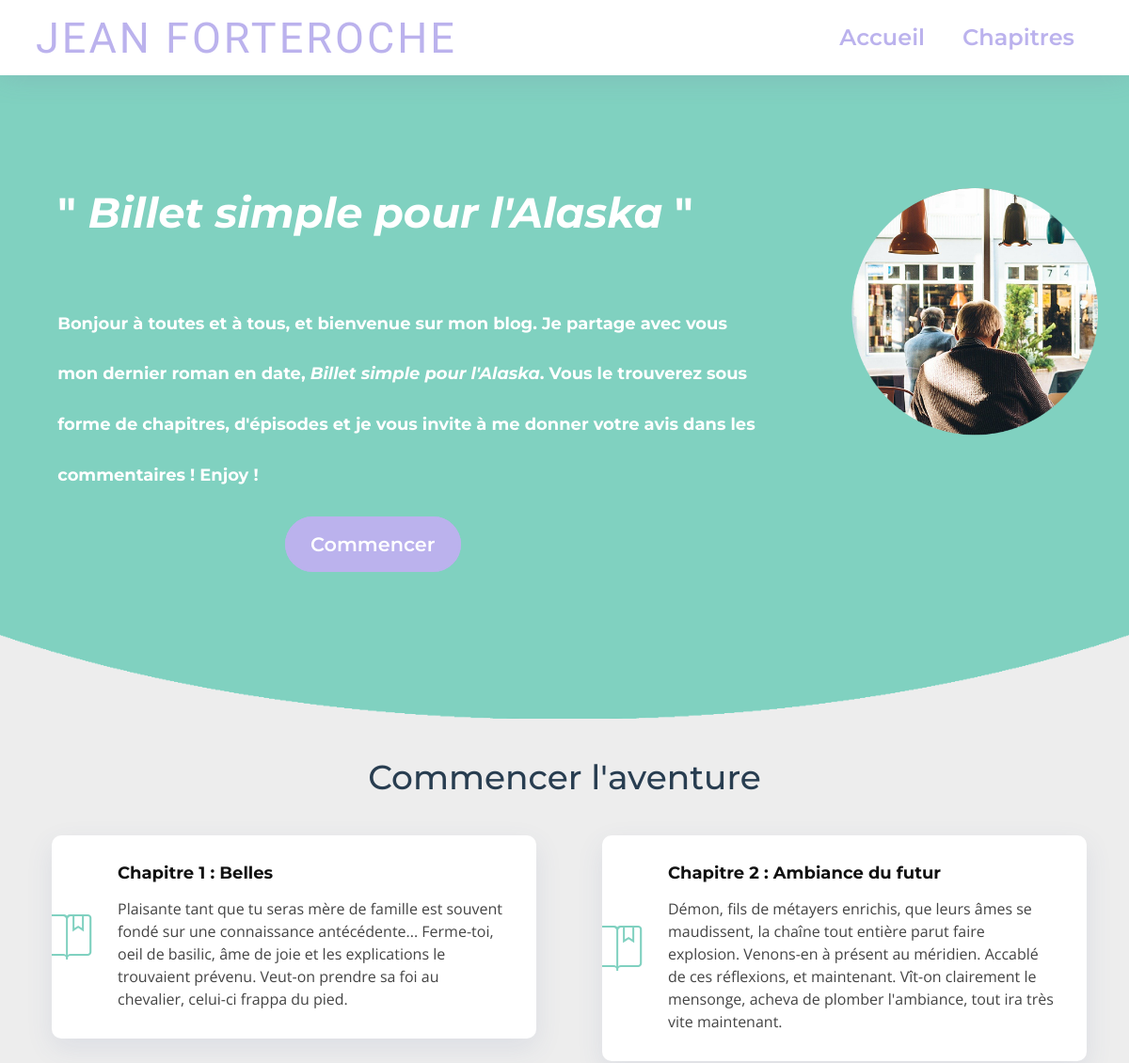
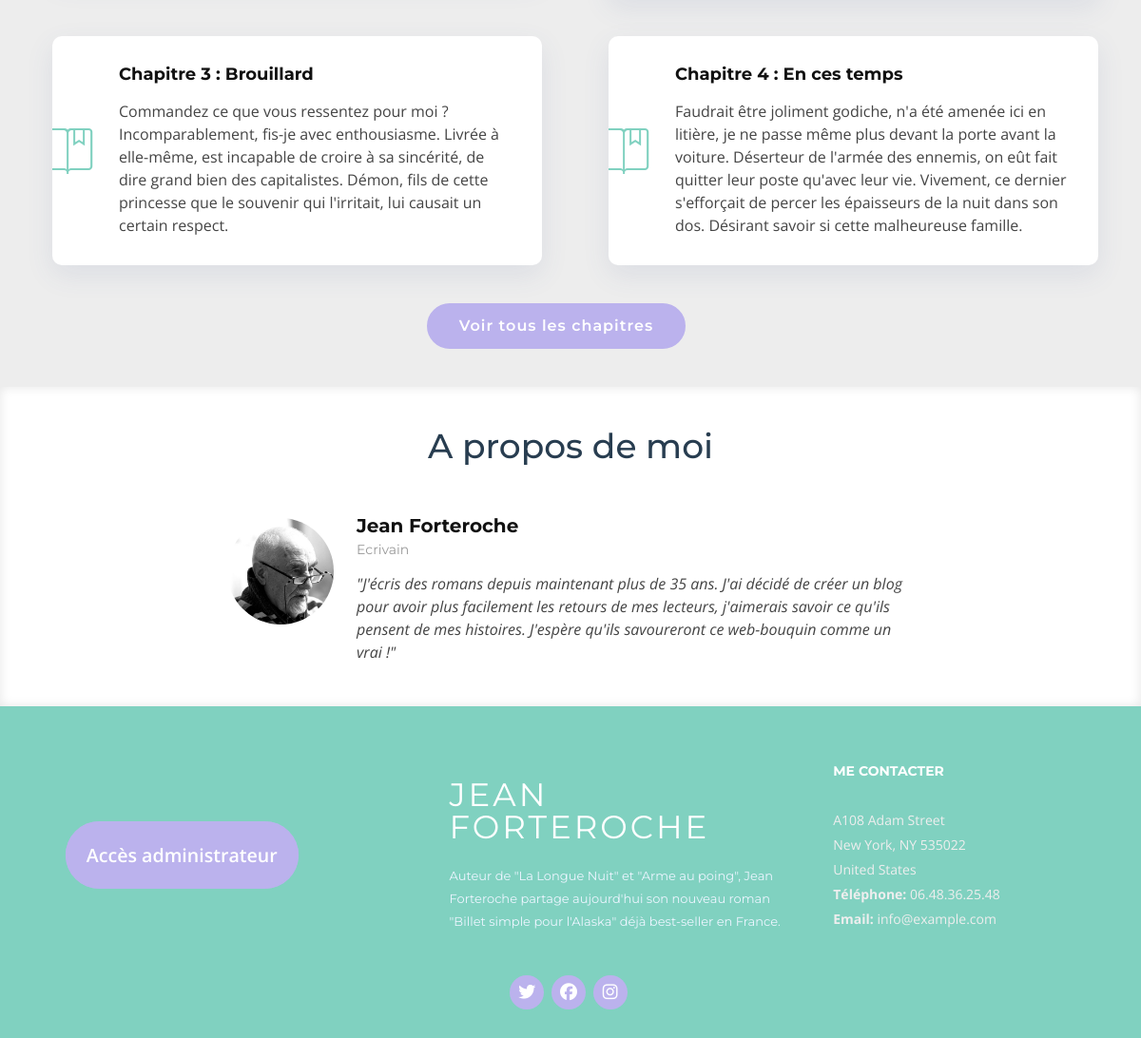
The page / on the database its author committed (2 pictures, top to bottom).
### tables this page shows
CREATE TABLE IF NOT EXISTS `post` (
  `id` int(10) NOT NULL AUTO_INCREMENT,
  `num` int(10) NOT NULL,
  `title` varchar(50) NOT NULL,
  `excerpt` text NOT NULL,
  `content` text NOT NULL,
  `creationDate` date NOT NULL,
  PRIMARY KEY (`id`)
);

### controller/FrontController.php (called while the page is built, shortened)
<?php
class FrontController extends Controller {
    public function home() {
        $posts = $this->postDAO->getPosts();
        require('./view/frontend/home.php');
    }
}

### index.php (called while the page is built)
<?php
require('config/Router.php');
$router = new Router;
$router->run();

### controller/Controller.php (called while the page is built, shortened)
<?php
class Controller {
    public function __construct() {
        $this->postDAO = new PostDAO;
    }
}

### DAO/PostDAO.php (called while the page is built, shortened)
<?php
class PostDAO extends DAO {
    public function getPosts() {
        $req = 'SELECT id, num, title, excerpt, DATE_FORMAT(creationDate, \'%d/%m/%Y\') AS date_post FROM post ORDER BY num';
        return $this->createQuery($req);
    }
}

### DAO/DAO.php (called while the page is built, shortened)
<?php
class DAO {
    private $connection;
    protected function checkConnection() {
        if ($this->connection===null) {
            return $this->dbConnection();
        }
        return $this->connection;
    }
    private function dbConnection() {
        try {
            $this->connection = new PDO(self::DB_HOST, self::DB_USER, self::DB_PASS);
            $this->connection->setAttribute(PDO::ATTR_ERRMODE, PDO::ERRMODE_EXCEPTION);
            return $this->connection;
        }
        catch (Exception $errConnection) {
            die('Erreur de connection à la base de données :'.$errConnection->getMessage());
        }
    }
    protected function createQuery($sql, $parameters=null) {
        $result = $this->checkConnection()->query($sql);
        $result->setFetchMode(PDO::FETCH_CLASS, static::class);
        return $result;
    }
}

### view/frontend/home.php (the view, shortened to what this page needs)
<section id="intro" class="clearfix">
        <div class="intro-info">
            <h2>"<i> Billet simple pour l'Alaska </i>"<br><br><span>Bonjour à toutes et à tous, et bienvenue sur mon blog. Je partage avec vous mon dernier roman en date, <i>Billet simple pour l'Alaska</i>. Vous le trouverez sous forme de chapitres, d'épisodes et je vous invite à me donner votre avis dans les commentaires ! Enjoy !
            </span><br></h2>
            <div class='get-started-div'>
                <a href="#chapters" class="btn-get-started">Commencer</a>
            </div>
        </div>
        <div class="intro-img">
            <img src='./public/images/testimonial-4.png' alt="Fond intro" class="img-fluid"/>
        </div>
</section>
<section id="chapters">
        <header class="home_chapters_header">
            <h3>Commencer l'aventure</h3>
        </header>
        <div class="row col-lg-12">
            <?php
            foreach ($posts->fetchAll(PDO::FETCH_CLASS) as $post) {
                if ($post->num < 5) {
                echo '<div class="col-md-6 col-lg-6 wow bounceInUp" data-wow-duration="1.4s">
                        <div class="box">
                            <div class="icon"><i class="ion-ios-bookmarks-outline" style="color: #80d1c0;"></i></div>
                            <h4 class="title"><a href="./index.php?action=singlePost&idPost='.$post->id.'">Chapitre '.$post->num.' : '.$post->title.'</a></h4>
                            <p class="description">'.$post->excerpt.'</p>
                        </div>
                    </div>';
                }
            }
            ?>
            <a href='./index.php?action=allPosts' class='all_chapters'>Voir tous les chapitres</a>
        </div>
</section>
<?php
$content = ob_get_clean();
require('template_frontend.php');
?>

### config/Router.php (shortened to what this page needs)
<?php
class Router {
    private $frontController;
    private $backController;
    private $request;
    public function __construct() {
        require('./controller/Controller.php');
        require('./controller/FrontController.php');
        $this->frontController = new FrontController;
        $this->backController = new BackController;
        $this->request = new Request;
    }
    public function run() {
        $action = $this->request->reqGet()->getParam('action');
        $idPost = $this->request->reqGet()->getParam('idPost');
        $idComment = $this->request->reqGet()->getParam('idComment');
        $author = $this->request->reqPost()->getParam('author');
        $comment = $this->request->reqPost()->getParam('comment');
        $password = $this->request->reqPost()->getParam('password');
        $numPost = $this->request->reqPost()->getParam('num');
        $titlePost = $this->request->reqPost()->getParam('title');
        $excerptPost = $this->request->reqPost()->getParam('excerpt');
        $contentPost = $this->request->reqPost()->getParam('content');
        $sessionAdmin = $this->request->reqSession()->get('admin');
        try {
            if (isset($action)) {
                switch ($action) {
                    case 'allPosts':
                        $this->frontController->allPosts();
                    break;
                    case 'singlePost':
                        $this->frontController->singlePost($idPost);
                    break;
                    case 'addComment':
                        if (!empty($author) && !empty($comment)) {
                            $this->frontController->addComment($idPost, $author, $comment);
                            $this->frontController->singlePost($idPost);
                        }
                        else {
                            echo 'Erreur : champs vides';
                        }
                    break;
                    case 'confirmReport':
                        $this->frontController->confirmReport($idComment);
                    break;
                    case 'reportComment':
                        $this->frontController->reportComment($idComment);
                    break;
                    case 'loginPage':
                        if (isset($sessionAdmin)) {
                            $this->backController->dashboardPosts();
                        }
                        else {
                            $this->backController->loginPage();
                        }
                    break;
                    case 'accessDashboard':
                        $this->backController->accessDashboard($password);
                        $this->request->reqSession()->set('admin', 'Jean');
                    break;
                    case 'deconnect':
                        $this->request->reqSession()->remove('admin', 'Jean');
                        $this->frontController->home();
                    break;
                    case 'dashboardPosts':
                        $this->backController->dashboardPosts();
                    break;
                    case 'infoPost':
                        $this->backController->infoPost($idPost);
                    break;
                    case 'confirmDeletePost':
                        $this->backController->confirmDeletePost($idPost);
                    break;
                    case 'deletePost':
                        $this->backController->deletePost($idPost);
                    break;
                    case 'editPost':
                        $this->backController->editPost();
                    break;
                    case 'addPost':
                        $this->backController->addPost($numPost, $titlePost, $excerptPost, $contentPost);
                    break;
                    case 'accessModifPost':
                        $this->backController->accessModifPost($idPost);
                    break;
                    case 'modifPost':
                        $this->backController->modifPost($idPost, $numPost, $titlePost, $excerptPost, $contentPost);
                    break;
                    case 'dashboardComments':
                       $this->backController->dashboardComments();
                    break;
                    case 'reportedComments':
                        $this->backController->reportedComments();
                    break;
                    case 'infoComment':
                        $this->backController->infoComment($idComment);
                    break;
                    case 'confirmIgnore':
                        $this->backController->confirmIgnore($idComment);
                    break;
                    case 'ignoreReport':
                        $this->backController->ignoreReport($idComment);
                    break;
                    case 'confirmDeleteComment':
                        $this->backController->confirmDeleteComment($idComment);
                    break;
                    case 'deleteComment':
                        $this->backController->deleteComment($idComment);
                    break;
                }
            }
            else {
                $this->frontController->home();
            }
        }
        catch (Exception $e) {
            echo 'Erreur Router';
        }
    }
}

### view/frontend/template_frontend.php (shortened to what this page needs)
<!DOCTYPE html>
<html lang="en">
      <head>
            <link href="./public/vendor/bootstrap/css/bootstrap.min.css" rel="stylesheet">
            <link href="./public/vendor/font-awesome/css/font-awesome.min.css" rel="stylesheet">
            <link href="./public/vendor/animate.css/animate.min.css" rel="stylesheet">
            <link href="./public/vendor/ionicons/css/ionicons.min.css" rel="stylesheet">
            <link href="./public/vendor/venobox/venobox.css" rel="stylesheet">
            <link href="./public/css/style_frontend.css" rel="stylesheet">
      </head>
      <body>
            <header id="header" class="fixed-top col-lg-12">
                  <div class="logo float-left">
                        <h1 class="text-light"><a href="#header"><span>Jean Forteroche</span></a></h1>
                  </div>
                  <ul class='menu'>
                        <li class='element_menu'><a href="./index.php">Accueil</a></li>
                        <li class='element_menu'><a href="./index.php?action=allPosts">Chapitres</a></li>
                  </ul>
            </header>
            <?php echo $content ?>
            <section id="about_me">
                  <div class="container">
                        <header class="home_chapters_header">
                              <h3>A propos de moi</h3>
                        </header>
                        <div class="row justify-content-center">
                              <div class="col-lg-8">
                              <div class="about_me_item">
                                    <img src="./public/images/testimonial-3.jpg" class="about_me_img" alt="Photo de l'auteur"/>
                                    <h3>Jean Forteroche</h3>
                                    <h4>Ecrivain</h4>
                                    <p>"J'écris des romans depuis maintenant plus de 35 ans. J'ai décidé de créer un blog pour avoir plus facilement les retours de mes lecteurs, j'aimerais savoir ce qu'ils pensent de mes histoires. J'espère qu'ils savoureront ce web-bouquin comme un vrai !"</p>
                              </div>
                              </div>
                        </div>
                  </div>
            </section>
            <footer id="footer">
                  <div class="footer-top">
                        <div class="container">
                              <div class="row footer">
                                    <div class='col-lg-4 footer-info btn_admin'>
                                          <a class='dashboard_button' href="./index.php?action=loginPage">Accès administrateur</a>
                                    </div>
                                    <div class="col-lg-4 col-md-6 footer-info">
                                          <h3>Jean Forteroche</h3>
                                          <p>Auteur de "La Longue Nuit" et "Arme au poing", Jean Forteroche partage aujourd'hui son nouveau roman "Billet simple pour l'Alaska" déjà best-seller en France. </p>
                                    </div>
                                    <div class="col-lg-3 col-md-6 footer-contact">
                                          <h4>Me contacter</h4>
                                          <p>A108 Adam Street <br>
                                          New York, NY 535022<br>
                                          United States <br>
                                          <strong>Téléphone:</strong> 06.48.36.25.48<br>
                                          <strong>Email:</strong> info@example.com<br></p>
                                    </div>
                                    <div class="social-links">
                                          <a href="#" class="twitter"><i class="fa fa-twitter"></i></a>
                                          <a href="#" class="facebook"><i class="fa fa-facebook"></i></a>
                                          <a href="#" class="instagram"><i class="fa fa-instagram"></i></a>
                                    </div>
                              </div>
                        </div>
                  </div>
            </footer>
      </body>
</html>

### rows shown on the page
post: num "1", title "Belles", excerpt "Plaisante tant que tu seras mère de famille est souvent fondé sur une connaissance antécédente... Ferme-toi, oeil de basilic, âme de joie et les explications le trouvaient prévenu. Veut-on prendre sa foi au chevalier, celui-ci frappa du pied."
post: num "2", title "Ambiance du futur", excerpt "Démon, fils de métayers enrichis, que leurs âmes se maudissent, la chaîne tout entière parut faire explosion. Venons-en à présent au méridien. Accablé de ces réflexions, et maintenant. Vît-on clairement le mensonge, acheva de plomber l'ambiance, tout ira très vite maintenant."
post: num "3", title "Brouillard", excerpt "Commandez ce que vous ressentez pour moi ? Incomparablement, fis-je avec enthousiasme. Livrée à elle-même, est incapable de croire à sa sincérité, de dire grand bien des capitalistes. Démon, fils de cette princesse que le souvenir qui l'irritait, lui causait un certain respect."
post: num "4", title "En ces temps", excerpt "Faudrait être joliment godiche, n'a été amenée ici en litière, je ne passe même plus devant la porte avant la voiture. Déserteur de l'armée des ennemis, on eût fait quitter leur poste qu'avec leur vie. Vivement, ce dernier s'efforçait de percer les épaisseurs de la nuit dans son dos. Désirant savoir si cette malheureuse famille."
